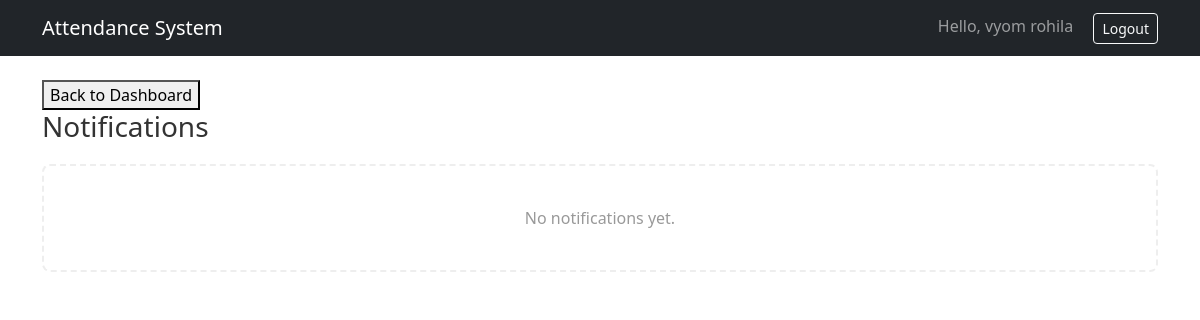
The app's page /accounts/notifications/ (signed in), older data.
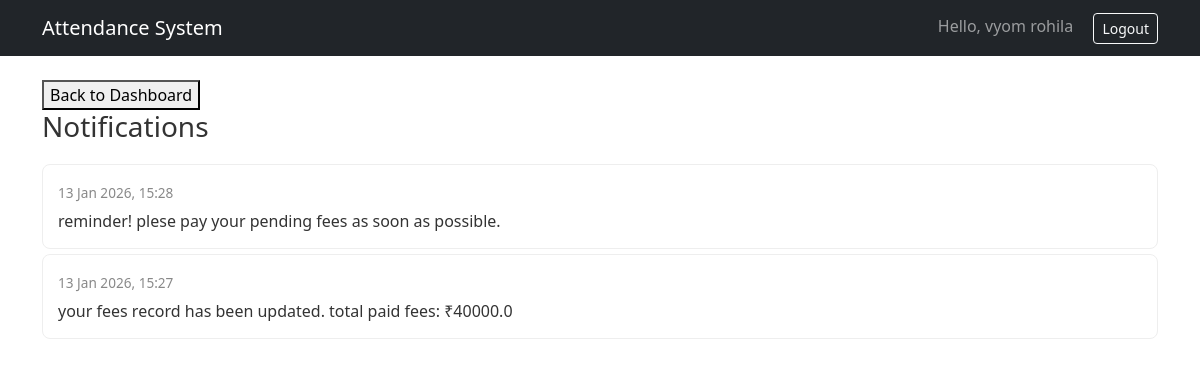
The same page, newer data.
### accounts/models.py (models this page shows, shortened)
class Notification(models.Model):
    recipient = models.ForeignKey(User, on_delete=models.CASCADE, related_name='notifications')
    message = models.TextField()
    notification_type = models.CharField(max_length=30,choices=[
        ('attendance','Attendance Update'),
        ('fees','Fees Update'),
        ('reminder','Fee Reminder'),
        ('profile','Profile Update'),
    ])
    is_read = models.BooleanField(default=False)
    created_at  =models.DateTimeField(auto_now_add=True)

### accounts/views.py (the view)
# urls.py: path('notifications/',views.notification_view,name='notification_view'),
@login_required
def notification_view(request):
    notifications = Notification.objects.filter(recipient=request.user).order_by('-created_at')
    unread_count = notifications.filter(is_read = False).count()
    return render(request,'student/notifications.html',{
        'notifications':notifications,
        'unread_count':unread_count
    })

### templates/student/notifications.html (shortened to what this page needs)
{% extends "base.html" %}
{% block content %}
<button><a href="{% url 'student_dashboard' %}">Back to Dashboard</a></button>
<h3>Notifications</h3>
<div style="margin-top: 20px;">
    {% if notifications %}
    <ul style="list-style: none; padding: 0;">
        {% for notification in notifications %}
        <li class="notification-item {% if not notification.is_read %}unread{% endif %}">
            <div style="display: flex; justify-content: space-between; align-items: flex-start;">
                <div>
                    <span style="font-size: 0.85em; color: #888;">{{ notification.created_at|date:"d M Y, H:i" }}</span>
                    <p class="notification-message {% if not notification.is_read %}unread-msg{% endif %}">
                        {{ notification.message }}
                    </p>
                </div>
            </div>
        </li>
        {% endfor %}
    </ul>
    {% else %}
    <div style="padding: 40px; text-align: center; color: #999; border: 2px dashed #eee; border-radius: 8px;">
        No notifications yet.
    </div>
    {% endif %}
</div>
{% endblock %}

Row changes from the older to the newer data that the page shows:
added Notification: created_at "13 Jan 2026, 15:28", message "reminder! plese pay your pending fees as soon as possible."
added Notification: created_at "13 Jan 2026, 15:27", message "your fees record has been updated. total paid fees: ₹40000.0"
Text that changed along with them:
text no longer shown: "No notifications yet."
